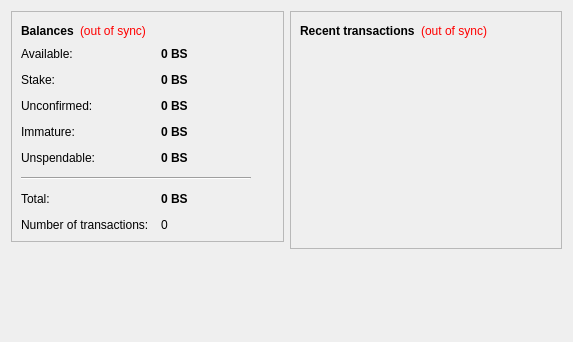
<?xml version="1.0" encoding="UTF-8"?>
<ui version="4.0">
 <class>OverviewPage</class>
 <widget class="QWidget" name="OverviewPage">
  <property name="geometry">
   <rect>
    <x>0</x>
    <y>0</y>
    <width>573</width>
    <height>342</height>
   </rect>
  </property>
  <property name="windowTitle">
   <string>Form</string>
  </property>
  <layout class="QHBoxLayout" name="horizontalLayout" stretch="1,1">
   <item>
    <layout class="QVBoxLayout" name="verticalLayout_2">
     <item>
      <widget class="QFrame" name="frame">
       <property name="frameShape">
        <enum>QFrame::StyledPanel</enum>
       </property>
       <property name="frameShadow">
        <enum>QFrame::Raised</enum>
       </property>
       <layout class="QVBoxLayout" name="verticalLayout_4">
        <item>
         <layout class="QHBoxLayout" name="horizontalLayout_4">
          <item>
           <widget class="QLabel" name="label_5">
            <property name="font">
             <font>
              <weight>75</weight>
              <bold>true</bold>
             </font>
            </property>
            <property name="text">
             <string>Balances</string>
            </property>
           </widget>
          </item>
          <item>
           <widget class="QLabel" name="labelWalletStatus">
            <property name="toolTip">
             <string>The displayed information may be out of date. Your wallet automatically synchronizes with the BlackShadowCoin network after a connection is established, but this process has not completed yet.</string>
            </property>
            <property name="styleSheet">
             <string notr="true">QLabel { color: red; }</string>
            </property>
            <property name="text">
             <string notr="true">(out of sync)</string>
            </property>
            <property name="alignment">
             <set>Qt::AlignLeading|Qt::AlignLeft|Qt::AlignVCenter</set>
            </property>
           </widget>
          </item>
          <item>
           <spacer name="horizontalSpacer_2">
            <property name="orientation">
             <enum>Qt::Horizontal</enum>
            </property>
            <property name="sizeHint" stdset="0">
             <size>
              <width>40</width>
              <height>20</height>
             </size>
            </property>
           </spacer>
          </item>
         </layout>
        </item>
        <item>
         <layout class="QFormLayout" name="formLayout_2">
          <property name="fieldGrowthPolicy">
           <enum>QFormLayout::AllNonFixedFieldsGrow</enum>
          </property>
          <property name="horizontalSpacing">
           <number>12</number>
          </property>
          <property name="verticalSpacing">
           <number>12</number>
          </property>
          <item row="0" column="0">
           <widget class="QLabel" name="labelAvailableText">
            <property name="toolTip">
             <string>Your current available balance</string>
            </property>
            <property name="text">
             <string>Available:</string>
            </property>
           </widget>
          </item>
          <item row="0" column="1">
           <widget class="QLabel" name="labelAvailable">
            <property name="font">
             <font>
              <weight>75</weight>
              <bold>true</bold>
             </font>
            </property>
            <property name="cursor">
             <cursorShape>IBeamCursor</cursorShape>
            </property>
            <property name="toolTip">
             <string>Your current available balance</string>
            </property>
            <property name="text">
             <string notr="true">0 BS</string>
            </property>
            <property name="alignment">
             <set>Qt::AlignLeading|Qt::AlignLeft|Qt::AlignVCenter</set>
            </property>
            <property name="textInteractionFlags">
             <set>Qt::LinksAccessibleByMouse|Qt::TextSelectableByKeyboard|Qt::TextSelectableByMouse</set>
            </property>
           </widget>
          </item>
          <item row="1" column="0">
           <widget class="QLabel" name="label_6">
            <property name="toolTip">
             <string>Total of coins that was staked, and do not yet count toward the current balance</string>
            </property>
            <property name="text">
             <string>Stake:</string>
            </property>
           </widget>
          </item>
          <item row="1" column="1">
           <widget class="QLabel" name="labelStake">
            <property name="font">
             <font>
              <weight>75</weight>
              <bold>true</bold>
             </font>
            </property>
            <property name="cursor">
             <cursorShape>IBeamCursor</cursorShape>
            </property>
            <property name="toolTip">
             <string>Total of coins that was staked, and do not yet count toward the current balance</string>
            </property>
            <property name="text">
             <string notr="true">0 BS</string>
            </property>
            <property name="alignment">
             <set>Qt::AlignLeading|Qt::AlignLeft|Qt::AlignVCenter</set>
            </property>
            <property name="textInteractionFlags">
             <set>Qt::LinksAccessibleByMouse|Qt::TextSelectableByKeyboard|Qt::TextSelectableByMouse</set>
            </property>
           </widget>
          </item>
          <item row="2" column="0">
           <widget class="QLabel" name="label_3">
            <property name="toolTip">
             <string>Total of transactions that have yet to be confirmed, and do not yet count toward the current balance</string>
            </property>
            <property name="text">
             <string>Unconfirmed:</string>
            </property>
           </widget>
          </item>
          <item row="2" column="1">
           <widget class="QLabel" name="labelUnconfirmed">
            <property name="font">
             <font>
              <weight>75</weight>
              <bold>true</bold>
             </font>
            </property>
            <property name="cursor">
             <cursorShape>IBeamCursor</cursorShape>
            </property>
            <property name="toolTip">
             <string>Total of transactions that have yet to be confirmed, and do not yet count toward the current balance</string>
            </property>
            <property name="text">
             <string notr="true">0 BS</string>
            </property>
            <property name="alignment">
             <set>Qt::AlignLeading|Qt::AlignLeft|Qt::AlignVCenter</set>
            </property>
            <property name="textInteractionFlags">
             <set>Qt::LinksAccessibleByMouse|Qt::TextSelectableByKeyboard|Qt::TextSelectableByMouse</set>
            </property>
           </widget>
          </item>
          <item row="3" column="0">
           <widget class="QLabel" name="labelImmatureText">
            <property name="toolTip">
             <string>Mined balance that has not yet matured</string>
            </property>
            <property name="text">
             <string>Immature:</string>
            </property>
           </widget>
          </item>
          <item row="3" column="1">
           <widget class="QLabel" name="labelImmature">
            <property name="font">
             <font>
              <weight>75</weight>
              <bold>true</bold>
             </font>
            </property>
            <property name="toolTip">
             <string>Mined balance that has not yet matured</string>
            </property>
            <property name="text">
             <string notr="true">0 BS</string>
            </property>
            <property name="alignment">
             <set>Qt::AlignLeading|Qt::AlignLeft|Qt::AlignVCenter</set>
            </property>
            <property name="textInteractionFlags">
             <set>Qt::LinksAccessibleByMouse|Qt::TextSelectableByKeyboard|Qt::TextSelectableByMouse</set>
            </property>
           </widget>
          </item>
          <item row="4" column="0">
           <widget class="QLabel" name="labelBalanceWatchOnlyText">
            <property name="toolTip">
             <string>Your unspendable balance</string>
            </property>
            <property name="text">
             <string>Unspendable:</string>
            </property>
           </widget>
          </item>
          <item row="4" column="1">
           <widget class="QLabel" name="labelBalanceWatchOnly">
            <property name="font">
             <font>
              <weight>75</weight>
              <bold>true</bold>
             </font>
            </property>
            <property name="cursor">
             <cursorShape>IBeamCursor</cursorShape>
            </property>
            <property name="toolTip">
             <string>Your unspendable balance</string>
            </property>
            <property name="text">
             <string notr="true">0 BS</string>
            </property>
            <property name="alignment">
             <set>Qt::AlignLeading|Qt::AlignLeft|Qt::AlignVCenter</set>
            </property>
            <property name="textInteractionFlags">
             <set>Qt::LinksAccessibleByMouse|Qt::TextSelectableByKeyboard|Qt::TextSelectableByMouse</set>
            </property>
           </widget>
          </item>
          <item row="5" column="0" colspan="2">
           <widget class="Line" name="line">
            <property name="maximumSize">
             <size>
              <width>230</width>
              <height>16777215</height>
             </size>
            </property>
            <property name="orientation">
             <enum>Qt::Horizontal</enum>
            </property>
           </widget>
          </item>
          <item row="6" column="0">
           <widget class="QLabel" name="labelTotalText">
            <property name="toolTip">
             <string>Your current total balance</string>
            </property>
            <property name="text">
             <string>Total:</string>
            </property>
           </widget>
          </item>
          <item row="6" column="1">
           <widget class="QLabel" name="labelTotal">
            <property name="font">
             <font>
              <weight>75</weight>
              <bold>true</bold>
             </font>
            </property>
            <property name="toolTip">
             <string>Your current total balance</string>
            </property>
            <property name="text">
             <string notr="true">0 BS</string>
            </property>
            <property name="alignment">
             <set>Qt::AlignLeading|Qt::AlignLeft|Qt::AlignVCenter</set>
            </property>
            <property name="textInteractionFlags">
             <set>Qt::LinksAccessibleByMouse|Qt::TextSelectableByKeyboard|Qt::TextSelectableByMouse</set>
            </property>
           </widget>
          </item>
          <item row="7" column="0">
           <widget class="QLabel" name="label_2">
            <property name="toolTip">
             <string>Total number of transactions in wallet</string>
            </property>
            <property name="text">
             <string>Number of transactions:</string>
            </property>
           </widget>
          </item>
          <item row="7" column="1">
           <widget class="QLabel" name="labelNumTransactions">
            <property name="toolTip">
             <string>Total number of transactions in wallet</string>
            </property>
            <property name="text">
             <string notr="true">0</string>
            </property>
           </widget>
          </item>
         </layout>
        </item>
       </layout>
      </widget>
     </item>
     <item>
      <spacer name="verticalSpacer">
       <property name="orientation">
        <enum>Qt::Vertical</enum>
       </property>
       <property name="sizeHint" stdset="0">
        <size>
         <width>20</width>
         <height>40</height>
        </size>
       </property>
      </spacer>
     </item>
    </layout>
   </item>
   <item>
    <layout class="QVBoxLayout" name="verticalLayout_3">
     <item>
      <widget class="QFrame" name="frame_2">
       <property name="frameShape">
        <enum>QFrame::StyledPanel</enum>
       </property>
       <property name="frameShadow">
        <enum>QFrame::Raised</enum>
       </property>
       <layout class="QVBoxLayout" name="verticalLayout">
        <item>
         <layout class="QHBoxLayout" name="horizontalLayout_2">
          <item>
           <widget class="QLabel" name="label_4">
            <property name="text">
             <string>&lt;b&gt;Recent transactions&lt;/b&gt;</string>
            </property>
           </widget>
          </item>
          <item>
           <widget class="QLabel" name="labelTransactionsStatus">
            <property name="toolTip">
             <string>The displayed information may be out of date. Your wallet automatically synchronizes with the BlackShadowCoin network after a connection is established, but this process has not completed yet.</string>
            </property>
            <property name="styleSheet">
             <string notr="true">QLabel { color: red; }</string>
            </property>
            <property name="text">
             <string notr="true">(out of sync)</string>
            </property>
            <property name="alignment">
             <set>Qt::AlignRight|Qt::AlignTrailing|Qt::AlignVCenter</set>
            </property>
           </widget>
          </item>
          <item>
           <spacer name="horizontalSpacer">
            <property name="orientation">
             <enum>Qt::Horizontal</enum>
            </property>
            <property name="sizeHint" stdset="0">
             <size>
              <width>40</width>
              <height>20</height>
             </size>
            </property>
           </spacer>
          </item>
         </layout>
        </item>
        <item>
         <widget class="QListView" name="listTransactions">
          <property name="styleSheet">
           <string notr="true">QListView { background: transparent; }</string>
          </property>
          <property name="frameShape">
           <enum>QFrame::NoFrame</enum>
          </property>
          <property name="verticalScrollBarPolicy">
           <enum>Qt::ScrollBarAlwaysOff</enum>
          </property>
          <property name="horizontalScrollBarPolicy">
           <enum>Qt::ScrollBarAlwaysOff</enum>
          </property>
          <property name="selectionMode">
           <enum>QAbstractItemView::NoSelection</enum>
          </property>
         </widget>
        </item>
       </layout>
      </widget>
     </item>
     <item>
      <spacer name="verticalSpacer_2">
       <property name="orientation">
        <enum>Qt::Vertical</enum>
       </property>
       <property name="sizeHint" stdset="0">
        <size>
         <width>20</width>
         <height>40</height>
        </size>
       </property>
      </spacer>
     </item>
    </layout>
   </item>
  </layout>
 </widget>
 <resources/>
 <connections/>
</ui>
